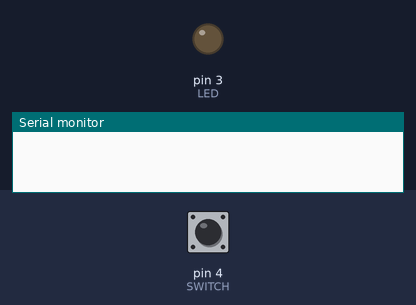
A sketch run on a simulated Arduino Uno, built with avr-gcc and run on an emulated ATmega328P. On the bench: output pins drawn as LEDs (lit = HIGH), the last lines printed to the serial monitor. Dashed ring = blinking. Inputs (shaded band) come from the test bench; at power-on: pin 4 (SWITCH) LOW.

Above: at 1.2 s.
1.3 s: pin 4 (SWITCH) pulled HIGH for 0.15 s
At 2.5 s:
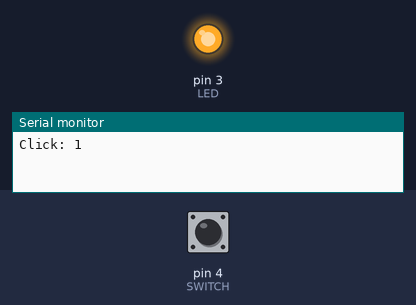
2.9 s: pin 4 (SWITCH) pulled HIGH for 1 s
At 6.8 s:
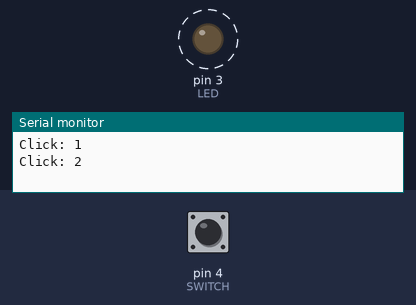
6.9 s: pin 4 (SWITCH) pulled HIGH for 3.2 s
At 7.8 s:
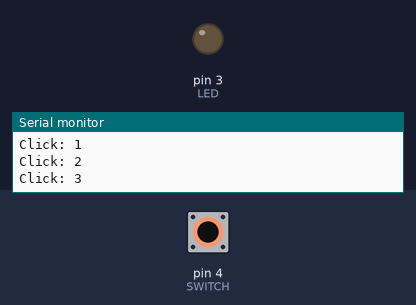
Timing chart, 0 to 9.9 s (numbered marks = the images above; inputs shaded):
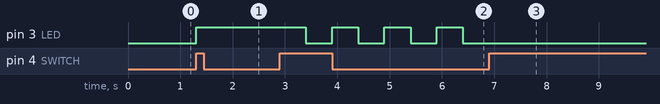

The sketch:

sketch.ino
```cpp
#define SWITCH 4
#define LED 3

boolean pressing = false;
int counter = 0;

void setup() {
  Serial.begin(9600);
  pinMode(SWITCH, INPUT);
  pinMode(LED, OUTPUT);
}

void loop() {
  int switchRead = digitalRead(SWITCH);

  if (switchRead == 1 && !pressing) {
    pressing = true;
    counter++;
    Serial.print("Click: ");
    Serial.println(counter);
  } else if (switchRead == 0 && pressing)
    pressing = false;

  if (counter % 3 == 0) {
    digitalWrite(LED, LOW);
  } else if (counter % 3 == 1) {
    digitalWrite(LED, HIGH);
  } else if (counter % 3 == 2) {
    digitalWrite(LED, HIGH);
    delay(500);
    digitalWrite(LED, LOW);
    delay(500);
  }
}
```

Measured:
- after the input at 1.3 s, pin 3 (LED): LOW → HIGH at once
- after the input at 2.9 s, pin 3 (LED): alternates HIGH for 0.50 s and LOW for 0.50 s, starting after 0.50 s
- after the input at 6.9 s, pin 3 (LED): stops changing and stays LOW
